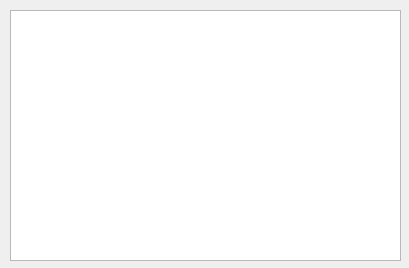
<?xml version="1.0" encoding="UTF-8"?>
<ui version="4.0">
 <class>AutocompleteDropdown</class>
 <widget class="QWidget" name="AutocompleteDropdown">
  <property name="windowModality">
   <enum>Qt::NonModal</enum>
  </property>
  <property name="geometry">
   <rect>
    <x>0</x>
    <y>0</y>
    <width>409</width>
    <height>268</height>
   </rect>
  </property>
  <property name="minimumSize">
   <size>
    <width>100</width>
    <height>100</height>
   </size>
  </property>
  <property name="contextMenuPolicy">
   <enum>Qt::NoContextMenu</enum>
  </property>
  <property name="windowTitle">
   <string/>
  </property>
  <widget class="QListWidget" name="list">
   <property name="geometry">
    <rect>
     <x>10</x>
     <y>10</y>
     <width>391</width>
     <height>251</height>
    </rect>
   </property>
   <property name="horizontalScrollBarPolicy">
    <enum>Qt::ScrollBarAlwaysOff</enum>
   </property>
   <property name="autoScrollMargin">
    <number>25</number>
   </property>
  </widget>
 </widget>
 <resources/>
 <connections/>
</ui>
